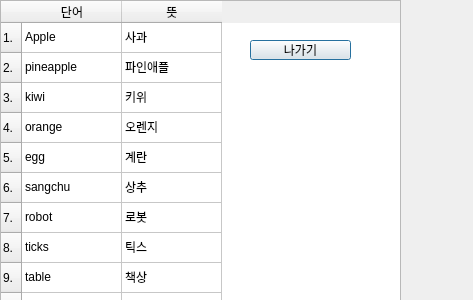
<?xml version="1.0" encoding="UTF-8"?>
<ui version="4.0">
 <class>Day8</class>
 <widget class="QDialog" name="Day8">
  <property name="geometry">
   <rect>
    <x>0</x>
    <y>0</y>
    <width>473</width>
    <height>300</height>
   </rect>
  </property>
  <property name="windowTitle">
   <string>Dialog</string>
  </property>
  <widget class="QTableWidget" name="tableWidget">
   <property name="geometry">
    <rect>
     <x>0</x>
     <y>0</y>
     <width>401</width>
     <height>331</height>
    </rect>
   </property>
   <row>
    <property name="text">
     <string>1.</string>
    </property>
   </row>
   <row>
    <property name="text">
     <string>2.</string>
    </property>
   </row>
   <row>
    <property name="text">
     <string>3.</string>
    </property>
   </row>
   <row>
    <property name="text">
     <string>4.</string>
    </property>
   </row>
   <row>
    <property name="text">
     <string>5.</string>
    </property>
   </row>
   <row>
    <property name="text">
     <string>6.</string>
    </property>
   </row>
   <row>
    <property name="text">
     <string>7.</string>
    </property>
   </row>
   <row>
    <property name="text">
     <string>8.</string>
    </property>
   </row>
   <row>
    <property name="text">
     <string>9.</string>
    </property>
   </row>
   <row>
    <property name="text">
     <string>10.</string>
    </property>
   </row>
   <column>
    <property name="text">
     <string>단어</string>
    </property>
   </column>
   <column>
    <property name="text">
     <string>뜻</string>
    </property>
   </column>
   <item row="0" column="0">
    <property name="text">
     <string>Apple</string>
    </property>
   </item>
   <item row="0" column="1">
    <property name="text">
     <string>사과</string>
    </property>
   </item>
   <item row="1" column="0">
    <property name="text">
     <string>pineapple</string>
    </property>
   </item>
   <item row="1" column="1">
    <property name="text">
     <string>파인애플</string>
    </property>
   </item>
   <item row="2" column="0">
    <property name="text">
     <string>kiwi</string>
    </property>
   </item>
   <item row="2" column="1">
    <property name="text">
     <string>키위</string>
    </property>
   </item>
   <item row="3" column="0">
    <property name="text">
     <string>orange</string>
    </property>
   </item>
   <item row="3" column="1">
    <property name="text">
     <string>오렌지</string>
    </property>
   </item>
   <item row="4" column="0">
    <property name="text">
     <string>egg</string>
    </property>
   </item>
   <item row="4" column="1">
    <property name="text">
     <string>계란</string>
    </property>
   </item>
   <item row="5" column="0">
    <property name="text">
     <string>sangchu</string>
    </property>
   </item>
   <item row="5" column="1">
    <property name="text">
     <string>상추</string>
    </property>
   </item>
   <item row="6" column="0">
    <property name="text">
     <string>robot</string>
    </property>
   </item>
   <item row="6" column="1">
    <property name="text">
     <string>로봇</string>
    </property>
   </item>
   <item row="7" column="0">
    <property name="text">
     <string>ticks</string>
    </property>
   </item>
   <item row="7" column="1">
    <property name="text">
     <string>틱스</string>
    </property>
   </item>
   <item row="8" column="0">
    <property name="text">
     <string>table</string>
    </property>
   </item>
   <item row="8" column="1">
    <property name="text">
     <string>책상</string>
    </property>
   </item>
   <item row="9" column="0">
    <property name="text">
     <string>chair</string>
    </property>
   </item>
   <item row="9" column="1">
    <property name="text">
     <string>의자</string>
    </property>
   </item>
  </widget>
  <widget class="QPushButton" name="pushButton_2">
   <property name="geometry">
    <rect>
     <x>250</x>
     <y>40</y>
     <width>101</width>
     <height>20</height>
    </rect>
   </property>
   <property name="text">
    <string>나가기</string>
   </property>
  </widget>
 </widget>
 <resources/>
 <connections/>
</ui>
